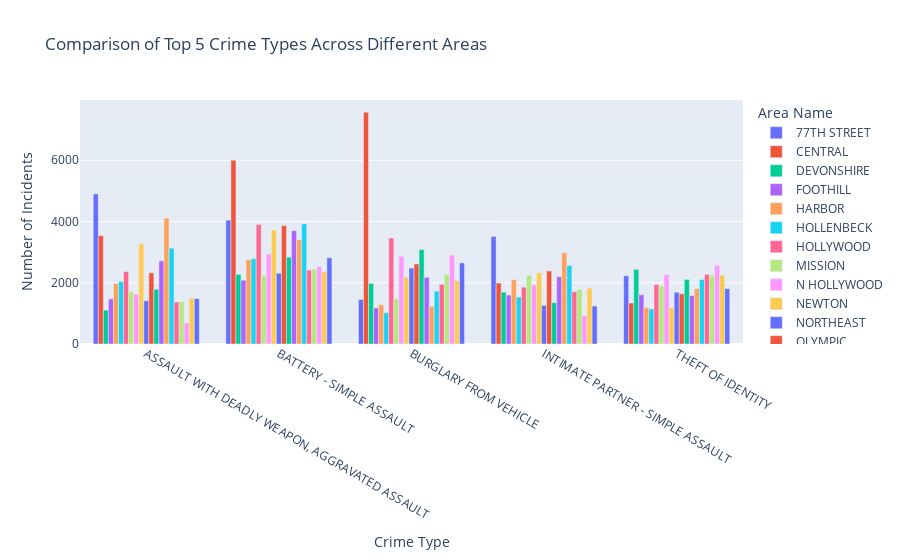

The cell this chart's notebook holds for it:
### Code cell
# Creating a new DataFrame to split the data into Area Name and Crime Code Description
df['AREA NAME'] = df_cleaned['AREA NAME'].astype('category')

# Find the top 5 crime types
top_crime_types = df_cleaned['Crm Cd Desc'].value_counts().head(5).index

# Filter the DataFrame to only include these top crime types
top_crimes_df = df_cleaned[df_cleaned['Crm Cd Desc'].isin(top_crime_types)]

# We can now group the data by Area Name and Crime Code Description to get the counts
area_crime_counts = df_cleaned[df_cleaned['Crm Cd Desc'].isin(top_crime_types)].groupby(['AREA NAME', 'Crm Cd Desc'], observed=True).size().reset_index(name='Counts')


# Plotting the data
fig = px.bar(area_crime_counts, x='Crm Cd Desc', y='Counts', color='AREA NAME', title='Comparison of Top 5 Crime Types Across Different Areas')

# Additional styling to improve readability
fig.update_layout(
    xaxis_title="Crime Type",
    yaxis_title="Number of Incidents",
    legend_title="Area Name",
    barmode='group'
)

fig.show()

### Figure 1 — Plotly figure (JSON) as saved in the notebook; plotly's stock layout.template omitted (floating-point values rounded to 4 significant figures)
{"data": [{"alignmentgroup": "True", "hovertemplate": "AREA NAME=77TH STREET<br>Crm Cd Desc=%{x}<br>Counts=%{y}<extra></extra>", "legendgroup": "77TH STREET", "marker": {"color": "#636efa", "pattern": {"shape": ""}}, "name": "77TH STREET", "offsetgroup": "77TH STREET", "orientation": "v", "showlegend": true, "textposition": "auto", "type": "bar", "x": ["ASSAULT WITH DEADLY WEAPON, AGGRAVATED ASSAULT", "BATTERY - SIMPLE ASSAULT", "BURGLARY FROM VEHICLE", "INTIMATE PARTNER - SIMPLE ASSAULT", "THEFT OF IDENTITY"], "xaxis": "x", "y": [4900, 4043, 1455, 3513, 2226], "yaxis": "y"}, {"alignmentgroup": "True", "hovertemplate": "AREA NAME=CENTRAL<br>Crm Cd Desc=%{x}<br>Counts=%{y}<extra></extra>", "legendgroup": "CENTRAL", "marker": {"color": "#EF553B", "pattern": {"shape": ""}}, "name": "CENTRAL", "offsetgroup": "CENTRAL", "orientation": "v", "showlegend": true, "textposition": "auto", "type": "bar", "x": ["ASSAULT WITH DEADLY WEAPON, AGGRAVATED ASSAULT", "BATTERY - SIMPLE ASSAULT", "BURGLARY FROM VEHICLE", "INTIMATE PARTNER - SIMPLE ASSAULT", "THEFT OF IDENTITY"], "xaxis": "x", "y": [3538, 6002, 7570, 1990, 1338], "yaxis": "y"}, {"alignmentgroup": "True", "hovertemplate": "AREA NAME=DEVONSHIRE<br>Crm Cd Desc=%{x}<br>Counts=%{y}<extra></extra>", "legendgroup": "DEVONSHIRE", "marker": {"color": "#00cc96", "pattern": {"shape": ""}}, "name": "DEVONSHIRE", "offsetgroup": "DEVONSHIRE", "orientation": "v", "showlegend": true, "textposition": "auto", "type": "bar", "x": ["ASSAULT WITH DEADLY WEAPON, AGGRAVATED ASSAULT", "BATTERY - SIMPLE ASSAULT", "BURGLARY FROM VEHICLE", "INTIMATE PARTNER - SIMPLE ASSAULT", "THEFT OF IDENTITY"], "xaxis": "x", "y": [1107, 2275, 1978, 1694, 2437], "yaxis": "y"}, {"alignmentgroup": "True", "hovertemplate": "AREA NAME=FOOTHILL<br>Crm Cd Desc=%{x}<br>Counts=%{y}<extra></extra>", "legendgroup": "FOOTHILL", "marker": {"color": "#ab63fa", "pattern": {"shape": ""}}, "name": "FOOTHILL", "offsetgroup": "FOOTHILL", "orientation": "v", "showlegend": true, "textposition": "auto", "type": "bar", "x": ["ASSAULT WITH DEADLY WEAPON, AGGRAVATED ASSAULT", "BATTERY - SIMPLE ASSAULT", "BURGLARY FROM VEHICLE", "INTIMATE PARTNER - SIMPLE ASSAULT", "THEFT OF IDENTITY"], "xaxis": "x", "y": [1472, 2083, 1177, 1597, 1610], "yaxis": "y"}, {"alignmentgroup": "True", "hovertemplate": "AREA NAME=HARBOR<br>Crm Cd Desc=%{x}<br>Counts=%{y}<extra></extra>", "legendgroup": "HARBOR", "marker": {"color": "#FFA15A", "pattern": {"shape": ""}}, "name": "HARBOR", "offsetgroup": "HARBOR", "orientation": "v", "showlegend": true, "textposition": "auto", "type": "bar", "x": ["ASSAULT WITH DEADLY WEAPON, AGGRAVATED ASSAULT", "BATTERY - SIMPLE ASSAULT", "BURGLARY FROM VEHICLE", "INTIMATE PARTNER - SIMPLE ASSAULT", "THEFT OF IDENTITY"], "xaxis": "x", "y": [1974, 2752, 1282, 2105, 1190], "yaxis": "y"}, {"alignmentgroup": "True", "hovertemplate": "AREA NAME=HOLLENBECK<br>Crm Cd Desc=%{x}<br>Counts=%{y}<extra></extra>", "legendgroup": "HOLLENBECK", "marker": {"color": "#19d3f3", "pattern": {"shape": ""}}, "name": "HOLLENBECK", "offsetgroup": "HOLLENBECK", "orientation": "v", "showlegend": true, "textposition": "auto", "type": "bar", "x": ["ASSAULT WITH DEADLY WEAPON, AGGRAVATED ASSAULT", "BATTERY - SIMPLE ASSAULT", "BURGLARY FROM VEHICLE", "INTIMATE PARTNER - SIMPLE ASSAULT", "THEFT OF IDENTITY"], "xaxis": "x", "y": [2039, 2785, 1020, 1534, 1145], "yaxis": "y"}, {"alignmentgroup": "True", "hovertemplate": "AREA NAME=HOLLYWOOD<br>Crm Cd Desc=%{x}<br>Counts=%{y}<extra></extra>", "legendgroup": "HOLLYWOOD", "marker": {"color": "#FF6692", "pattern": {"shape": ""}}, "name": "HOLLYWOOD", "offsetgroup": "HOLLYWOOD", "orientation": "v", "showlegend": true, "textposition": "auto", "type": "bar", "x": ["ASSAULT WITH DEADLY WEAPON, AGGRAVATED ASSAULT", "BATTERY - SIMPLE ASSAULT", "BURGLARY FROM VEHICLE", "INTIMATE PARTNER - SIMPLE ASSAULT", "THEFT OF IDENTITY"], "xaxis": "x", "y": [2364, 3903, 3461, 1856, 1942], "yaxis": "y"}, {"alignmentgroup": "True", "hovertemplate": "AREA NAME=MISSION<br>Crm Cd Desc=%{x}<br>Counts=%{y}<extra></extra>", "legendgroup": "MISSION", "marker": {"color": "#B6E880", "pattern": {"shape": ""}}, "name": "MISSION", "offsetgroup": "MISSION", "orientation": "v", "showlegend": true, "textposition": "auto", "type": "bar", "x": ["ASSAULT WITH DEADLY WEAPON, AGGRAVATED ASSAULT", "BATTERY - SIMPLE ASSAULT", "BURGLARY FROM VEHICLE", "INTIMATE PARTNER - SIMPLE ASSAULT", "THEFT OF IDENTITY"], "xaxis": "x", "y": [1708, 2246, 1470, 2248, 1903], "yaxis": "y"}, {"alignmentgroup": "True", "hovertemplate": "AREA NAME=N HOLLYWOOD<br>Crm Cd Desc=%{x}<br>Counts=%{y}<extra></extra>", "legendgroup": "N HOLLYWOOD", "marker": {"color": "#FF97FF", "pattern": {"shape": ""}}, "name": "N HOLLYWOOD", "offsetgroup": "N HOLLYWOOD", "orientation": "v", "showlegend": true, "textposition": "auto", "type": "bar", "x": ["ASSAULT WITH DEADLY WEAPON, AGGRAVATED ASSAULT", "BATTERY - SIMPLE ASSAULT", "BURGLARY FROM VEHICLE", "INTIMATE PARTNER - SIMPLE ASSAULT", "THEFT OF IDENTITY"], "xaxis": "x", "y": [1625, 2940, 2863, 1926, 2270], "yaxis": "y"}, {"alignmentgroup": "True", "hovertemplate": "AREA NAME=NEWTON<br>Crm Cd Desc=%{x}<br>Counts=%{y}<extra></extra>", "legendgroup": "NEWTON", "marker": {"color": "#FECB52", "pattern": {"shape": ""}}, "name": "NEWTON", "offsetgroup": "NEWTON", "orientation": "v", "showlegend": true, "textposition": "auto", "type": "bar", "x": ["ASSAULT WITH DEADLY WEAPON, AGGRAVATED ASSAULT", "BATTERY - SIMPLE ASSAULT", "BURGLARY FROM VEHICLE", "INTIMATE PARTNER - SIMPLE ASSAULT", "THEFT OF IDENTITY"], "xaxis": "x", "y": [3270, 3722, 2177, 2328, 1185], "yaxis": "y"}, {"alignmentgroup": "True", "hovertemplate": "AREA NAME=NORTHEAST<br>Crm Cd Desc=%{x}<br>Counts=%{y}<extra></extra>", "legendgroup": "NORTHEAST", "marker": {"color": "#636efa", "pattern": {"shape": ""}}, "name": "NORTHEAST", "offsetgroup": "NORTHEAST", "orientation": "v", "showlegend": true, "textposition": "auto", "type": "bar", "x": ["ASSAULT WITH DEADLY WEAPON, AGGRAVATED ASSAULT", "BATTERY - SIMPLE ASSAULT", "BURGLARY FROM VEHICLE", "INTIMATE PARTNER - SIMPLE ASSAULT", "THEFT OF IDENTITY"], "xaxis": "x", "y": [1412, 2311, 2479, 1260, 1690], "yaxis": "y"}, {"alignmentgroup": "True", "hovertemplate": "AREA NAME=OLYMPIC<br>Crm Cd Desc=%{x}<br>Counts=%{y}<extra></extra>", "legendgroup": "OLYMPIC", "marker": {"color": "#EF553B", "pattern": {"shape": ""}}, "name": "OLYMPIC", "offsetgroup": "OLYMPIC", "orientation": "v", "showlegend": true, "textposition": "auto", "type": "bar", "x": ["ASSAULT WITH DEADLY WEAPON, AGGRAVATED ASSAULT", "BATTERY - SIMPLE ASSAULT", "BURGLARY FROM VEHICLE", "INTIMATE PARTNER - SIMPLE ASSAULT", "THEFT OF IDENTITY"], "xaxis": "x", "y": [2324, 3866, 2616, 2385, 1636], "yaxis": "y"}, {"alignmentgroup": "True", "hovertemplate": "AREA NAME=PACIFIC<br>Crm Cd Desc=%{x}<br>Counts=%{y}<extra></extra>", "legendgroup": "PACIFIC", "marker": {"color": "#00cc96", "pattern": {"shape": ""}}, "name": "PACIFIC", "offsetgroup": "PACIFIC", "orientation": "v", "showlegend": true, "textposition": "auto", "type": "bar", "x": ["ASSAULT WITH DEADLY WEAPON, AGGRAVATED ASSAULT", "BATTERY - SIMPLE ASSAULT", "BURGLARY FROM VEHICLE", "INTIMATE PARTNER - SIMPLE ASSAULT", "THEFT OF IDENTITY"], "xaxis": "x", "y": [1787, 2837, 3083, 1351, 2109], "yaxis": "y"}, {"alignmentgroup": "True", "hovertemplate": "AREA NAME=RAMPART<br>Crm Cd Desc=%{x}<br>Counts=%{y}<extra></extra>", "legendgroup": "RAMPART", "marker": {"color": "#ab63fa", "pattern": {"shape": ""}}, "name": "RAMPART", "offsetgroup": "RAMPART", "orientation": "v", "showlegend": true, "textposition": "auto", "type": "bar", "x": ["ASSAULT WITH DEADLY WEAPON, AGGRAVATED ASSAULT", "BATTERY - SIMPLE ASSAULT", "BURGLARY FROM VEHICLE", "INTIMATE PARTNER - SIMPLE ASSAULT", "THEFT OF IDENTITY"], "xaxis": "x", "y": [2716, 3701, 2178, 2198, 1585], "yaxis": "y"}, {"alignmentgroup": "True", "hovertemplate": "AREA NAME=SOUTHEAST<br>Crm Cd Desc=%{x}<br>Counts=%{y}<extra></extra>", "legendgroup": "SOUTHEAST", "marker": {"color": "#FFA15A", "pattern": {"shape": ""}}, "name": "SOUTHEAST", "offsetgroup": "SOUTHEAST", "orientation": "v", "showlegend": true, "textposition": "auto", "type": "bar", "x": ["ASSAULT WITH DEADLY WEAPON, AGGRAVATED ASSAULT", "BATTERY - SIMPLE ASSAULT", "BURGLARY FROM VEHICLE", "INTIMATE PARTNER - SIMPLE ASSAULT", "THEFT OF IDENTITY"], "xaxis": "x", "y": [4113, 3403, 1228, 2977, 1806], "yaxis": "y"}, {"alignmentgroup": "True", "hovertemplate": "AREA NAME=SOUTHWEST<br>Crm Cd Desc=%{x}<br>Counts=%{y}<extra></extra>", "legendgroup": "SOUTHWEST", "marker": {"color": "#19d3f3", "pattern": {"shape": ""}}, "name": "SOUTHWEST", "offsetgroup": "SOUTHWEST", "orientation": "v", "showlegend": true, "textposition": "auto", "type": "bar", "x": ["ASSAULT WITH DEADLY WEAPON, AGGRAVATED ASSAULT", "BATTERY - SIMPLE ASSAULT", "BURGLARY FROM VEHICLE", "INTIMATE PARTNER - SIMPLE ASSAULT", "THEFT OF IDENTITY"], "xaxis": "x", "y": [3130, 3925, 1726, 2565, 2106], "yaxis": "y"}, {"alignmentgroup": "True", "hovertemplate": "AREA NAME=TOPANGA<br>Crm Cd Desc=%{x}<br>Counts=%{y}<extra></extra>", "legendgroup": "TOPANGA", "marker": {"color": "#FF6692", "pattern": {"shape": ""}}, "name": "TOPANGA", "offsetgroup": "TOPANGA", "orientation": "v", "showlegend": true, "textposition": "auto", "type": "bar", "x": ["ASSAULT WITH DEADLY WEAPON, AGGRAVATED ASSAULT", "BATTERY - SIMPLE ASSAULT", "BURGLARY FROM VEHICLE", "INTIMATE PARTNER - SIMPLE ASSAULT", "THEFT OF IDENTITY"], "xaxis": "x", "y": [1373, 2413, 1949, 1706, 2271], "yaxis": "y"}, {"alignmentgroup": "True", "hovertemplate": "AREA NAME=VAN NUYS<br>Crm Cd Desc=%{x}<br>Counts=%{y}<extra></extra>", "legendgroup": "VAN NUYS", "marker": {"color": "#B6E880", "pattern": {"shape": ""}}, "name": "VAN NUYS", "offsetgroup": "VAN NUYS", "orientation": "v", "showlegend": true, "textposition": "auto", "type": "bar", "x": ["ASSAULT WITH DEADLY WEAPON, AGGRAVATED ASSAULT", "BATTERY - SIMPLE ASSAULT", "BURGLARY FROM VEHICLE", "INTIMATE PARTNER - SIMPLE ASSAULT", "THEFT OF IDENTITY"], "xaxis": "x", "y": [1389, 2444, 2277, 1785, 2245], "yaxis": "y"}, {"alignmentgroup": "True", "hovertemplate": "AREA NAME=WEST LA<br>Crm Cd Desc=%{x}<br>Counts=%{y}<extra></extra>", "legendgroup": "WEST LA", "marker": {"color": "#FF97FF", "pattern": {"shape": ""}}, "name": "WEST LA", "offsetgroup": "WEST LA", "orientation": "v", "showlegend": true, "textposition": "auto", "type": "bar", "x": ["ASSAULT WITH DEADLY WEAPON, AGGRAVATED ASSAULT", "BATTERY - SIMPLE ASSAULT", "BURGLARY FROM VEHICLE", "INTIMATE PARTNER - SIMPLE ASSAULT", "THEFT OF IDENTITY"], "xaxis": "x", "y": [692, 2525, 2903, 921, 2570], "yaxis": "y"}, {"alignmentgroup": "True", "hovertemplate": "AREA NAME=WEST VALLEY<br>Crm Cd Desc=%{x}<br>Counts=%{y}<extra></extra>", "legendgroup": "WEST VALLEY", "marker": {"color": "#FECB52", "pattern": {"shape": ""}}, "name": "WEST VALLEY", "offsetgroup": "WEST VALLEY", "orientation": "v", "showlegend": true, "textposition": "auto", "type": "bar", "x": ["ASSAULT WITH DEADLY WEAPON, AGGRAVATED ASSAULT", "BATTERY - SIMPLE ASSAULT", "BURGLARY FROM VEHICLE", "INTIMATE PARTNER - SIMPLE ASSAULT", "THEFT OF IDENTITY"], "xaxis": "x", "y": [1493, 2361, 2074, 1825, 2248], "yaxis": "y"}, {"alignmentgroup": "True", "hovertemplate": "AREA NAME=WILSHIRE<br>Crm Cd Desc=%{x}<br>Counts=%{y}<extra></extra>", "legendgroup": "WILSHIRE", "marker": {"color": "#636efa", "pattern": {"shape": ""}}, "name": "WILSHIRE", "offsetgroup": "WILSHIRE", "orientation": "v", "showlegend": true, "textposition": "auto", "type": "bar", "x": ["ASSAULT WITH DEADLY WEAPON, AGGRAVATED ASSAULT", "BATTERY - SIMPLE ASSAULT", "BURGLARY FROM VEHICLE", "INTIMATE PARTNER - SIMPLE ASSAULT", "THEFT OF IDENTITY"], "xaxis": "x", "y": [1482, 2816, 2648, 1241, 1807], "yaxis": "y"}], "layout": {"barmode": "group", "legend": {"title": {"text": "Area Name"}, "tracegroupgap": 0}, "title": {"text": "Comparison of Top 5 Crime Types Across Different Areas"}, "xaxis": {"anchor": "y", "domain": [0, 1], "title": {"text": "Crime Type"}}, "yaxis": {"anchor": "x", "domain": [0, 1], "title": {"text": "Number of Incidents"}}}}
